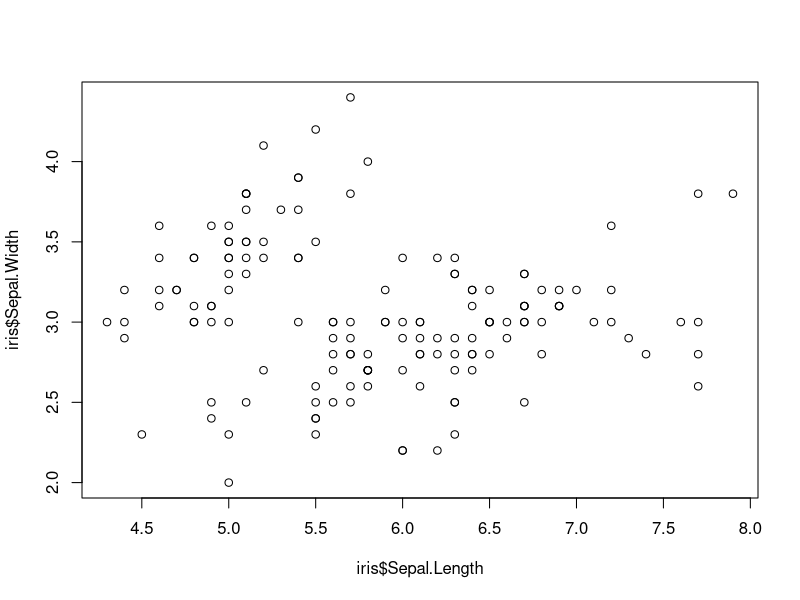
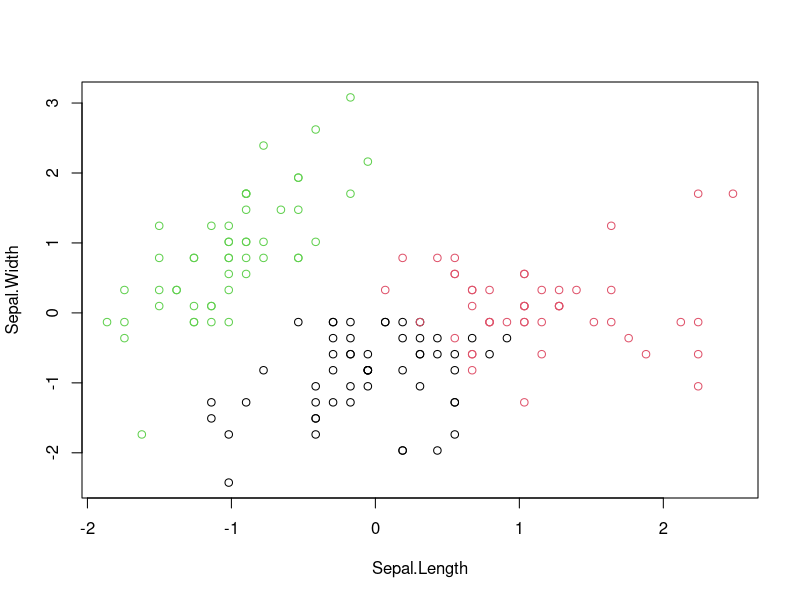
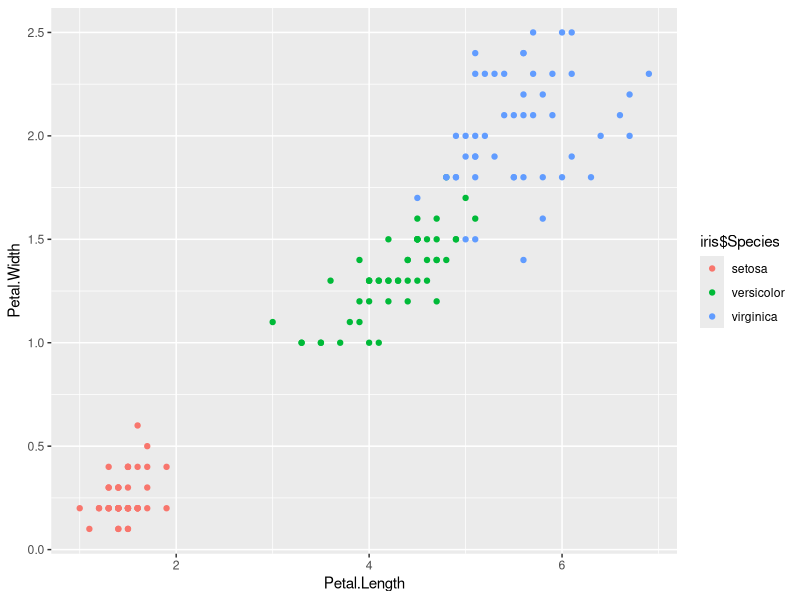
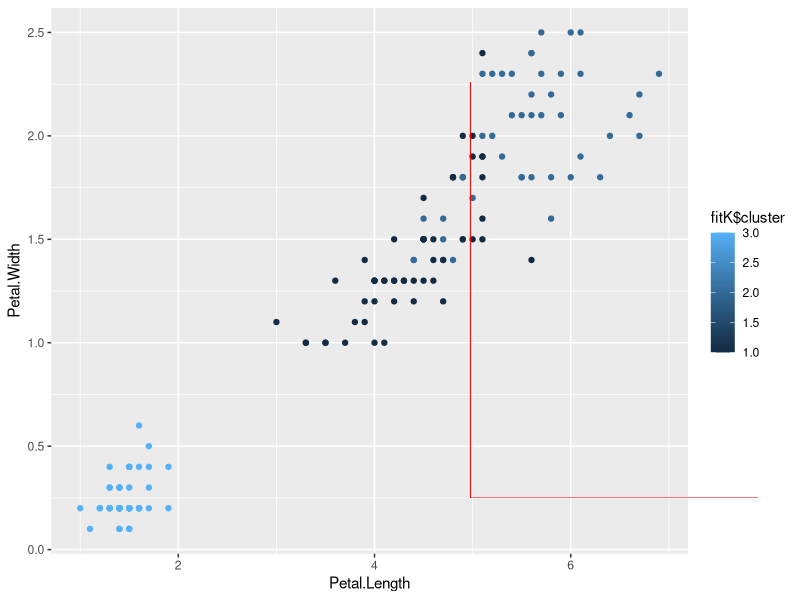
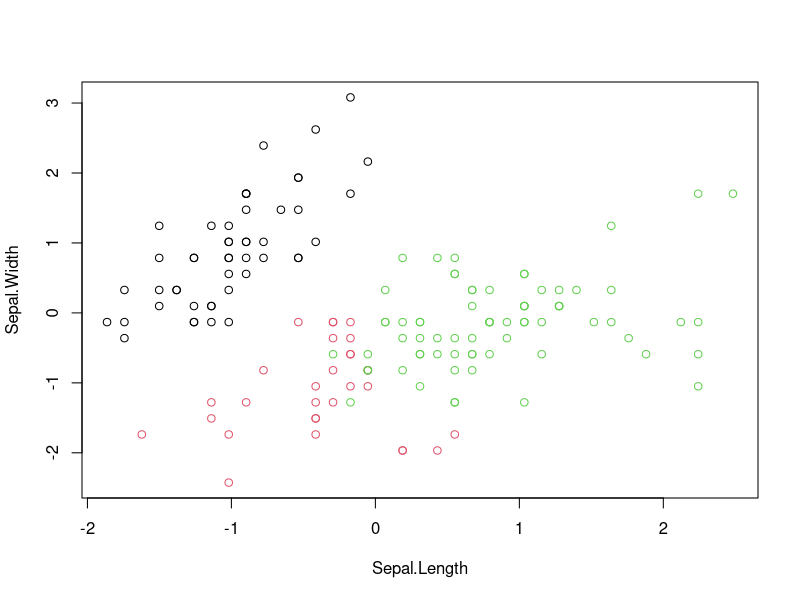
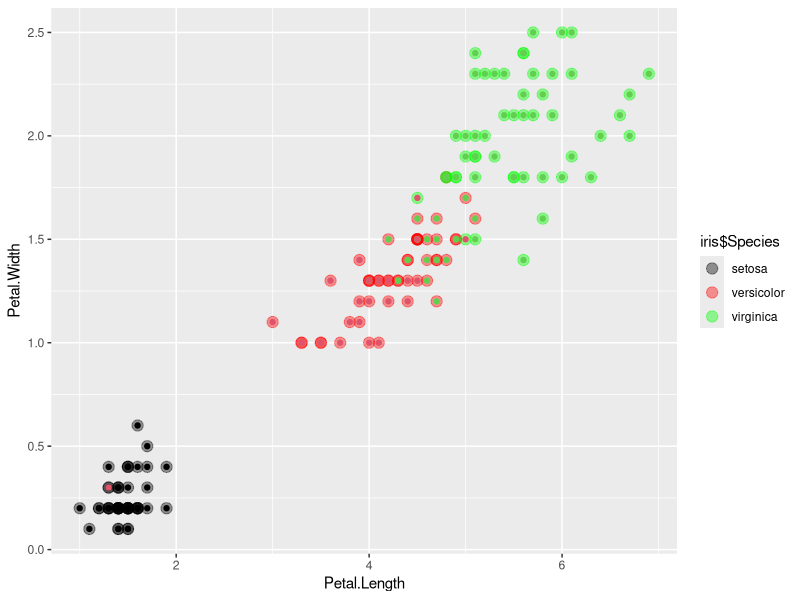
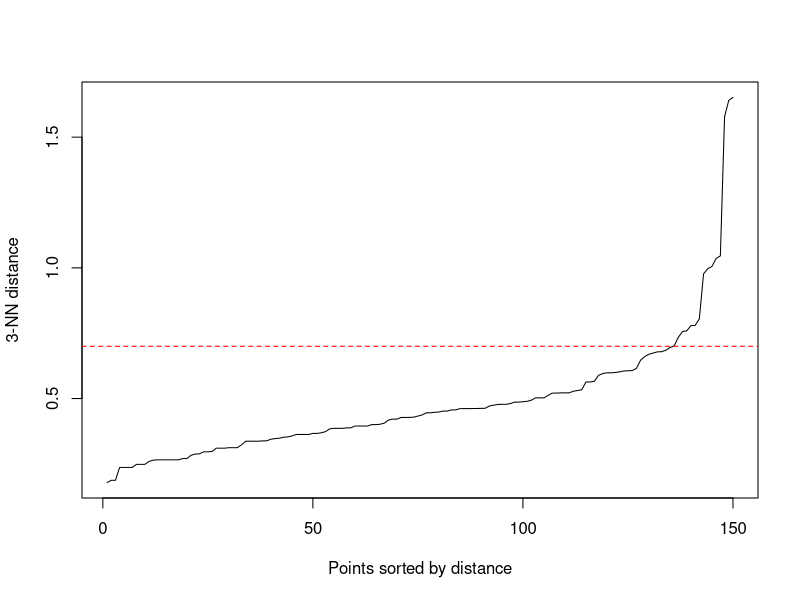
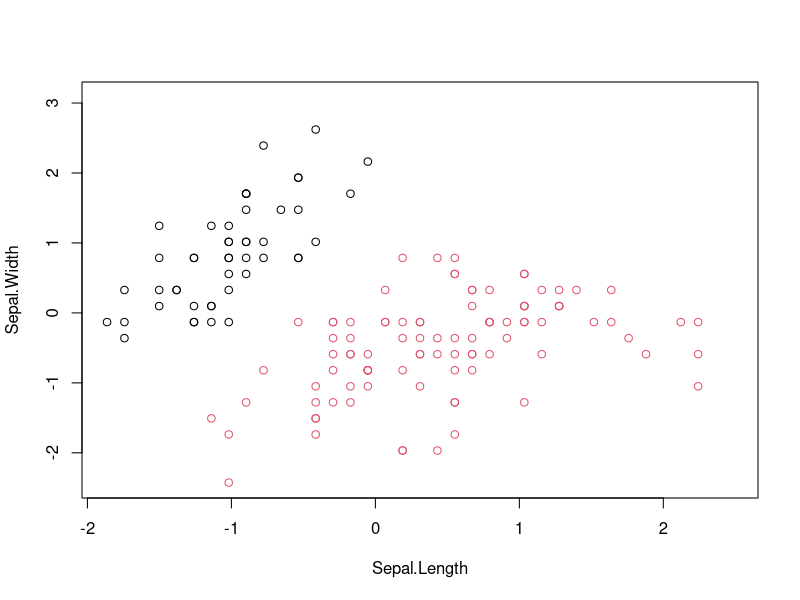

The R script that drew these images, in order:
library(ggplot2)
library(dbscan)

plot(iris$Sepal.Length,iris$Sepal.Width)
# str(iris)
# normalized data
irisScaled=scale(iris[,-5])
summary(irisScaled)

# k-means clustering
fitK=kmeans(irisScaled,3) # dataset and number of clusters
fitK
fitK$size # size of each cluster
fitK$cluster # cluster assigned to each item in dataset
# str(fitK)
plot(irisScaled,col=fitK$cluster)

# choosing k
#k=list()
#for(i in 1:10){
#  k[[i]]=kmeans(irisScaled,i)
#}
# k
#between_totss=list()
#for(i in 1:10){
#  between_totss[[i]]=k[[i]]$betweenss/k[[i]]$totss
#}
#plot(1:10,between_totss,type = 'b',ylab='between_ss/tot_ss',xlab = 'Cluster(k)')
#for(i in 1:4){
#  plot(irisScaled,col=k[[i]]$cluster)
#}

table(iris$Species,fitK$cluster)
ggplot(iris, aes(Petal.Length,Petal.Width,color=iris$Species))+geom_point()
ggplot(iris, aes(Petal.Length,Petal.Width,color=fitK$cluster))+geom_point()

# hierarchial clustering
d=dist(irisScaled) # distance matrix: matrix of distance b/w every point to any other
fitH=hclust(d,"ward.D2")
# ?hclust
rect.hclust(fitH,k=3,border = 'red')
cluster=cutree(fitH,3)
cluster
plot(irisScaled,col=cluster)
table(iris$Species,cluster)
ggplot(iris, aes(Petal.Length, Petal.Width, color = iris$Species)) +
  geom_point(alpha = 0.4, size = 3.5) + geom_point(col = cluster) +
  scale_color_manual(values = c('black', 'red', 'green'))
# if inner color and outer color does not match they are clustered incorrectly

#dbScan
kNNdistplot(irisScaled,k=3) # to decide value of eps 
abline(h=0.7,col='red',lty=2)
fitD=dbscan(irisScaled,eps=0.7,minPts=5) # minimum pts that form a cluster
plot(irisScaled,col=fitD$cluster)
table(iris$Species,fitD$cluster)
